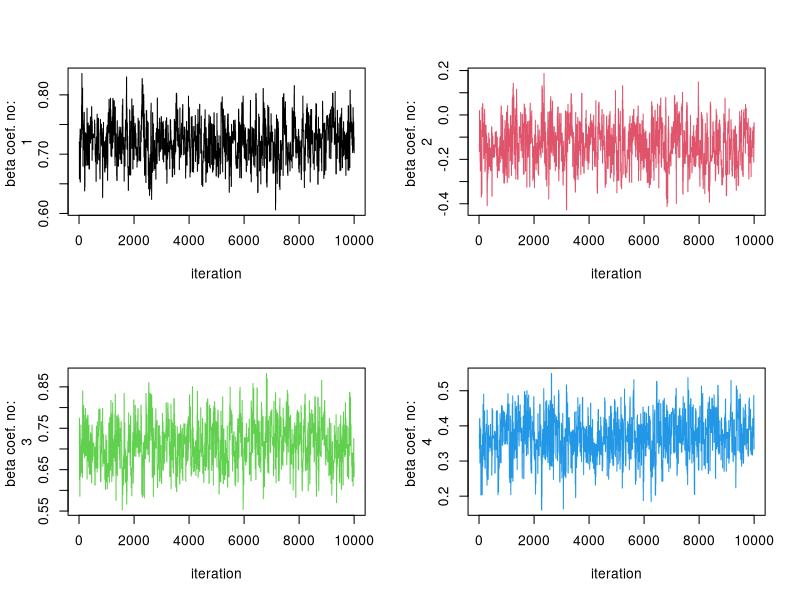
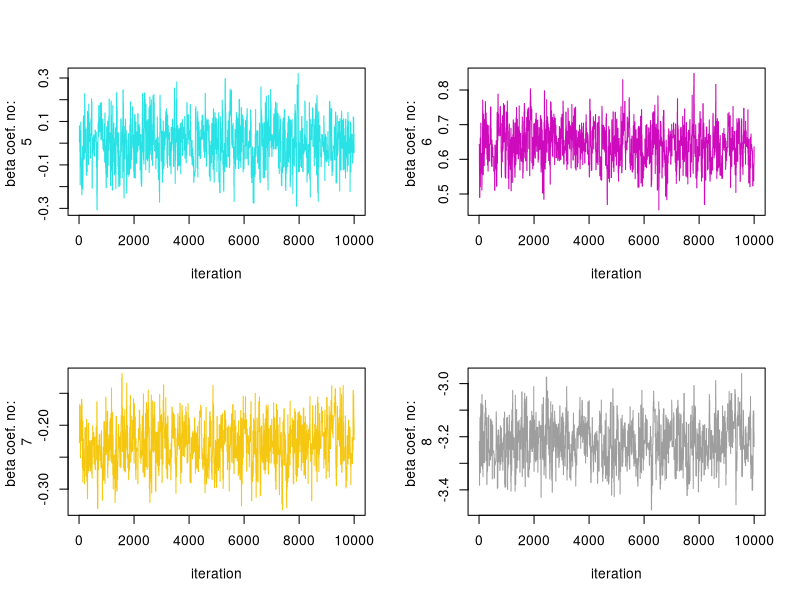
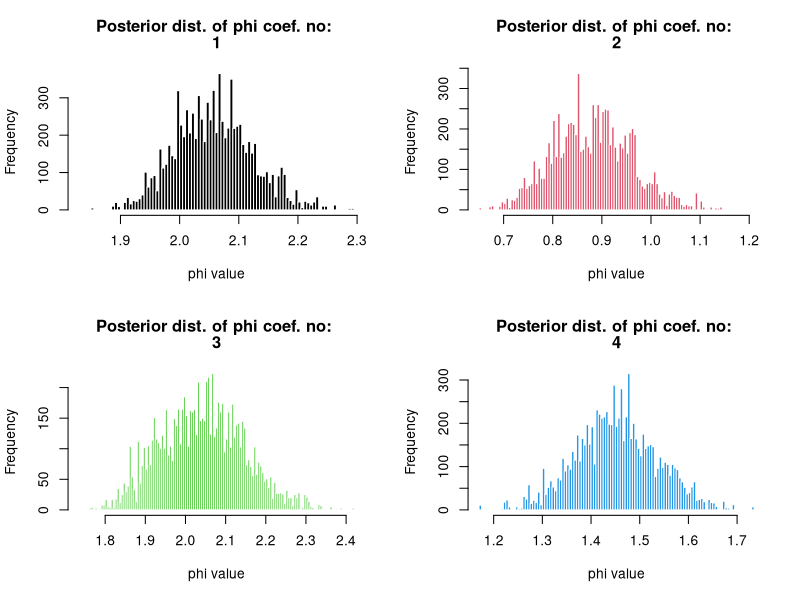
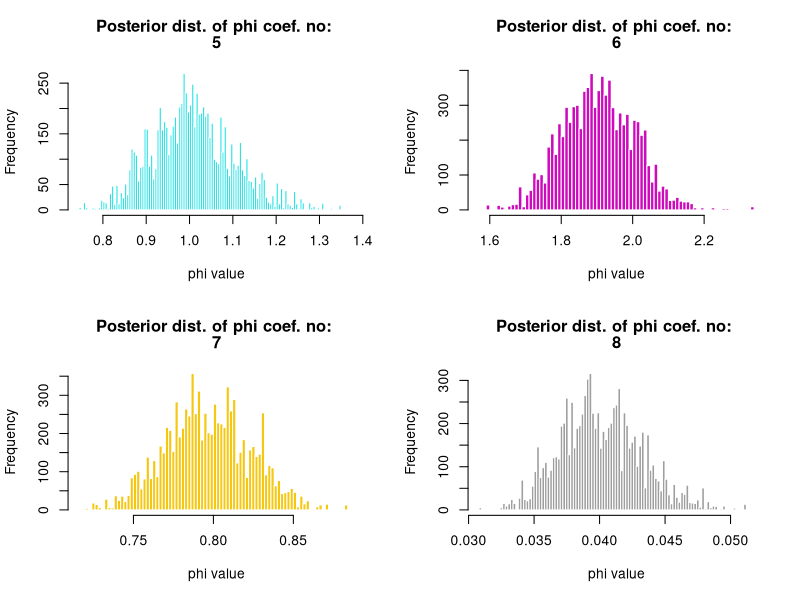
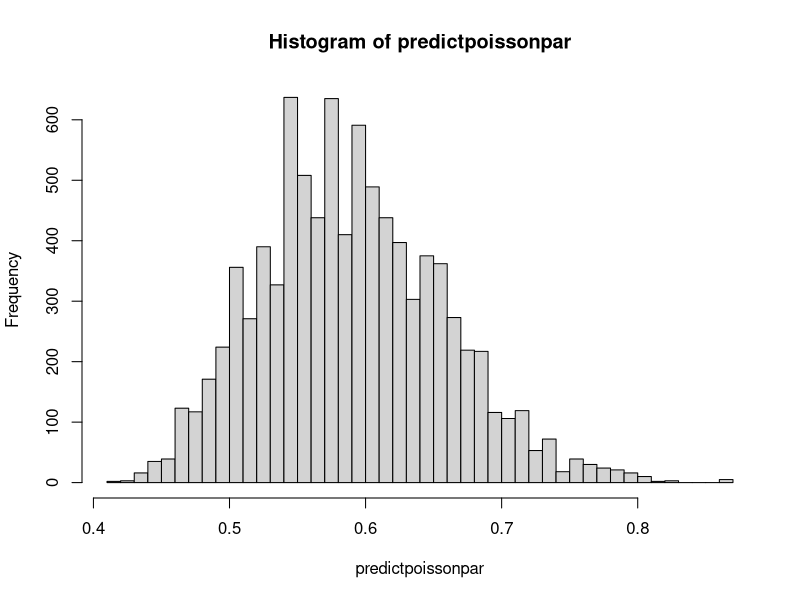

Source code (R) for these figures, in order:
## ---- chunk 1
library(stats)
library(mvtnorm)
library(coda)
ebaydata <- read.table("eBayNumberOfBidderData.dat", header = TRUE)
#head(ebaydata)
ebaydata <- ebaydata[,-2]
glmresult <- glm(nBids ~.-1 ,  family = "poisson", ebaydata)
#summary(glmresult)

#It looks like VerifyID, Sealed, MajBlem, LogBook and MinBidShare
#are significant predictors in this model.


paste("The maximum liklihood estimator of beta coefficients:")
glmresult$coefficients
## ---- chunk 2
LogPostPoisson <- function(betaVect,y,X){
  X <- as.matrix(X)
  nPara <- length(betaVect)
  linPred <- X%*% betaVect
  Loglik <- sum( y * linPred  - exp(linPred))
  Logprior <- dmvnorm(t(betaVect), rep(0,8), 
                      sigma = 100 * solve( t(X)%*%X ), log=TRUE)
  return(Loglik + Logprior)
}

initVal <- rep(0,8)
OptimResults<-optim(initVal,LogPostPoisson,gr=NULL,
                    y = ebaydata$nBids,X = ebaydata[,-1],method=c("BFGS"),
                    control=list(fnscale=-1),hessian=TRUE)
Jay <- -OptimResults$hessian
betatilde <- OptimResults$par
posteriordraw <- rmvnorm(1, mean = betatilde, sigma = solve(Jay))
paste("The posterior mode beta coefficients: ")
betatilde
paste("The hessian at the posterior mode: ")
OptimResults$hessian
paste("A posterior draw of beta: ")
posteriordraw
## ---- chunk 3
#Metropolis-Hastings Algorithm for any logpostfunc
outerfunc <- function(propdensity,c,innerfunc,...){
  nIter <-10000
  startmeanvector <- as.vector(propdensity[[1]])
  sigma <- as.matrix(propdensity[[2]])
  draws <- matrix(0,nrow = nIter,ncol = length(startmeanvector))
  draws[1,] <- startmeanvector
  for(i in 2:nIter){
    proposaldraw <- rmvnorm(1, mean = draws[i-1,],sigma = sigma)
    unifdraw <- runif(1)
    alpha <- min(1,exp(innerfunc(t(proposaldraw),...) - innerfunc(draws[i-1,],...)))
    if(unifdraw < alpha){
      draws[i,] <- proposaldraw
    }else{
      draws[i,] <- draws[i-1,]
    }
  }
  
  return(draws)
}

prior <- list(betatilde, solve(Jay)) 
c <- 2.4/sqrt(8)

mhresult <- outerfunc(prior,c,LogPostPoisson,
                      y = ebaydata$nBids , X = ebaydata[,-1])

paste("last iteration of M-H algorithm: ")
mhresult[dim(mhresult)[1],]
## ---- chunk 4
par(mfrow = c(2,2))
for(i in 1:dim(mhresult)[2]){
  plot(mhresult[,i],type="l",col=i,
       ylab = c("beta coef. no: ",i),xlab = "iteration")
}
effsizes <- effectiveSize(as.mcmc(mhresult))
paste("Effective sizes of the MCMC chains, 10000 iterations: ")
effsizes
burnins <- mhresult[1:1000,]
withoutburnins <- mhresult[1001:dim(mhresult)[1],]
phis <- exp(withoutburnins)
for(i in 1:dim(mhresult)[2]){
  hist(phis[,i], breaks = 100,col=i, main = c("Posterior dist. of phi coef. no: ",i),
       xlab = "phi value",border = "white")
}
## ---- chunk 5
newX <- c(1, 1, 1, 0, 0, 0, 1, 0.5)

predictresult <- withoutburnins %*% newX
predictpoissonpar <- exp(predictresult)
par(mfrow = c(1,1))
hist(predictpoissonpar,breaks = 50)
predictprob <- ppois(0.5,lambda = predictpoissonpar)
finalres <- mean(predictprob)
paste("Mean probability for no bids on the new auction:",signif(finalres,3))
